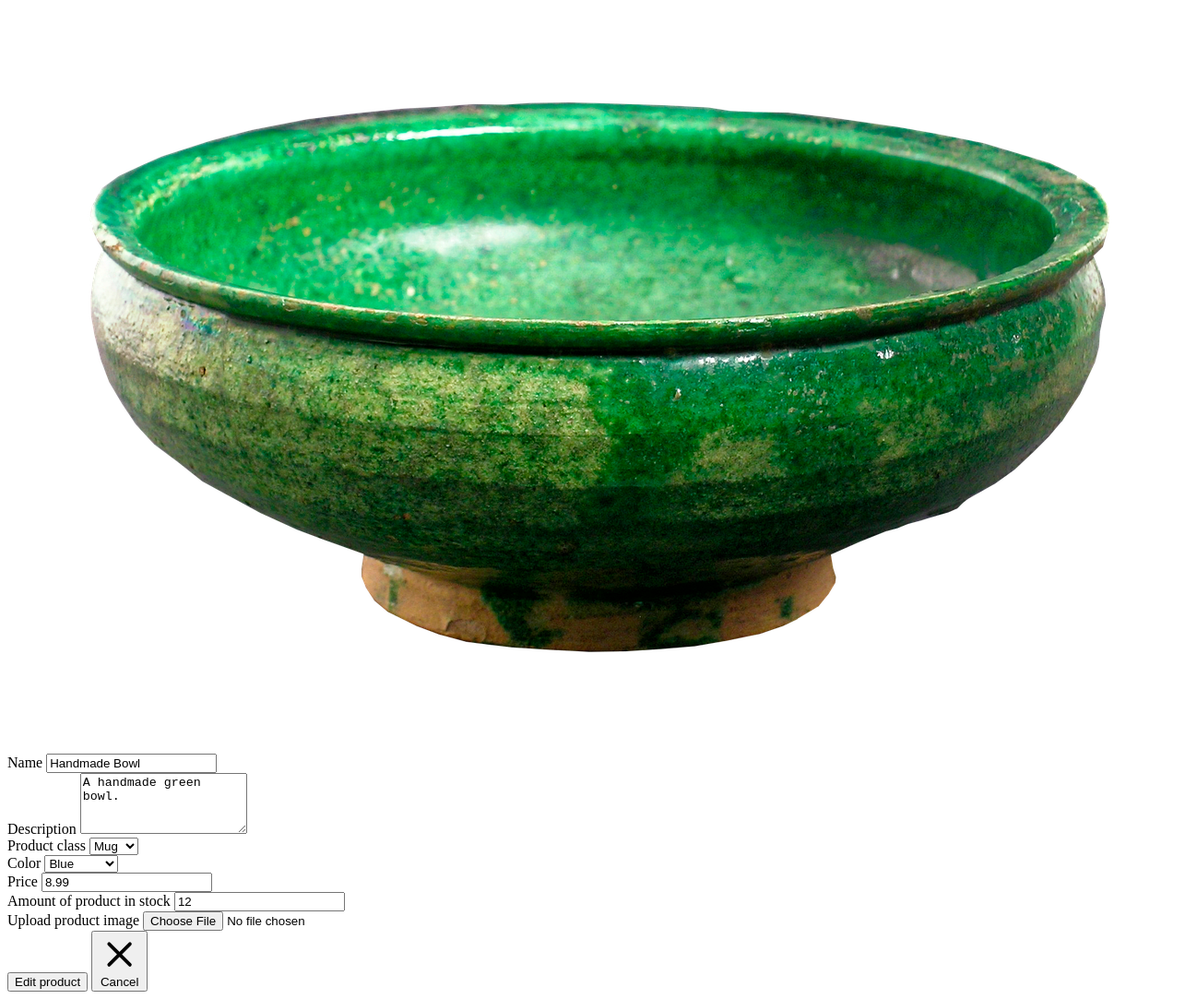
/get_edit_drawer/6/, run on an earlier commit of the app's database.
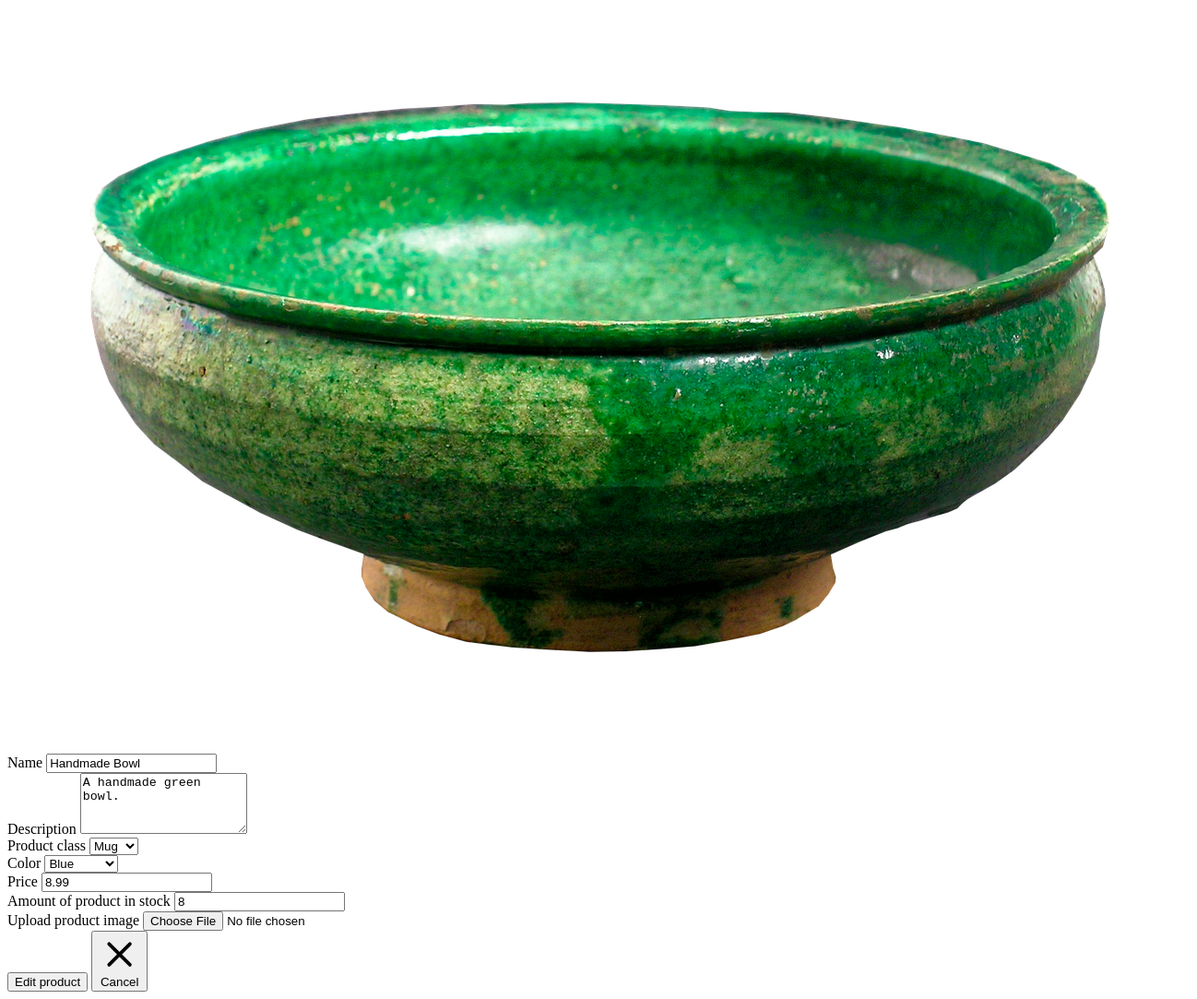
And on a later commit of the database.
### dashboard/models.py (models this page shows, shortened)
class Item(models.Model):
    productclass = models.ForeignKey(ProductClass, on_delete=models.CASCADE)
    description = models.CharField(max_length=400)
    id = models.BigIntegerField().primary_key=True
    amount_instock = models.PositiveBigIntegerField(default=1)
    color = models.ForeignKey(Color, on_delete=models.CASCADE)
    image = models.ImageField(upload_to="uploads/")
    price = models.FloatField(default=0)
    name = models.CharField(max_length=100, default="name") # TODO: Maybe remove default="name"????

### dashboard/views.py (the view)
# urls.py: path('get_edit_drawer/<int:item_id>/', views.get_edit_drawer, name='get_edit_drawer'),
def get_edit_drawer(request, item_id):
    item_to_be_edited = Item.objects.get(pk=item_id)
    classes = ProductClass.objects.all()
    item_class_id = ProductClass.objects.get(name=item_to_be_edited.productclass)
    colors = Color.objects.all()
    context = {'item_to_be_edited': item_to_be_edited,"classes": classes, "item_class_id": item_class_id,"colors": colors}
    edit_drawer_content = render_to_string('dashboard/edit_drawer.html', context)
    return HttpResponse(edit_drawer_content)

### dashboard/models.py (called while the page is built)
    def __str__(self):
        return self.name

    def __str__(self):
        return self.color

### dashboard/templates/dashboard/edit_drawer.html (shortened to what the changed rows need)
<div class="space-y-4">
    <div>
        {% if item_to_be_edited.image %}
        <img src="{{ item_to_be_edited.image.url }}" alt="Current Image" id="current-image">
        {% else %}
        <p>No image available</p>
        {% endif %}
    </div>
    <div>
        <label for="name" class="block mb-2 text-sm font-medium text-indigo-950 dark:text-white">Name</label>
        <input type="text" name="name" id="name"
            class="bg-indigo-50 border border-indigo-300 text-indigo-950 text-sm rounded-lg focus:ring-primary-600 focus:border-primary-600 block w-full p-2.5 dark:bg-indigo-700 dark:border-indigo-600 dark:placeholder-indigo-400 dark:text-white dark:focus:ring-primary-500 dark:focus:border-primary-500"
            value="{{item_to_be_edited.name}}" required="">
    </div>
    <div>
        <label for="description"
            class="block mb-2 text-sm font-medium text-indigo-950 dark:text-white">Description</label>
        <textarea name="description" id="description" rows="4"
            class="block p-2.5 w-full text-sm text-indigo-950 bg-indigo-50 rounded-lg border border-indigo-300 focus:ring-primary-500
                focus:border-primary-500 dark:bg-indigo-700 dark:border-indigo-600 dark:placeholder-indigo-400 dark:text-white dark:focus:ring-primary-500 dark:focus:border-primary-500">{{item_to_be_edited.description}}</textarea>
    </div>
    <div>
        <label for="price" class="block mb-2 text-sm font-medium text-indigo-950 dark:text-white">Price</label>
        <input type="number" step="0.01" name="price" id="price"
            class="bg-indigo-50 border border-indigo-300 text-indigo-950 text-sm rounded-lg focus:ring-primary-600 focus:border-primary-600
                block w-full p-2.5 dark:bg-indigo-700 dark:border-indigo-600 dark:placeholder-indigo-400 dark:text-white dark:focus:ring-primary-500 dark:focus:border-primary-500"
            value="{{item_to_be_edited.price}}" required="">
    </div>
    <div>
        <label for="amount_instock" class="block mb-2 text-sm font-medium text-indigo-950 dark:text-white">Amount
            of product in stock</label>
        <input type="number" name="amount_instock" id="amount_instock"
            class="bg-indigo-50 border border-indigo-300 text-indigo-950 text-sm rounded-lg focus:ring-primary-600 focus:border-primary-600
                block w-full p-2.5 dark:bg-indigo-700 dark:border-indigo-600 dark:placeholder-indigo-400 dark:text-white dark:focus:ring-primary-500 dark:focus:border-primary-500"
            value="{{item_to_be_edited.amount_instock}}" required="">
    </div>
</div>

What changed in the data, as far as the page shows it:
changed Item "Handmade Bowl": amount_instock "12" → "8"
